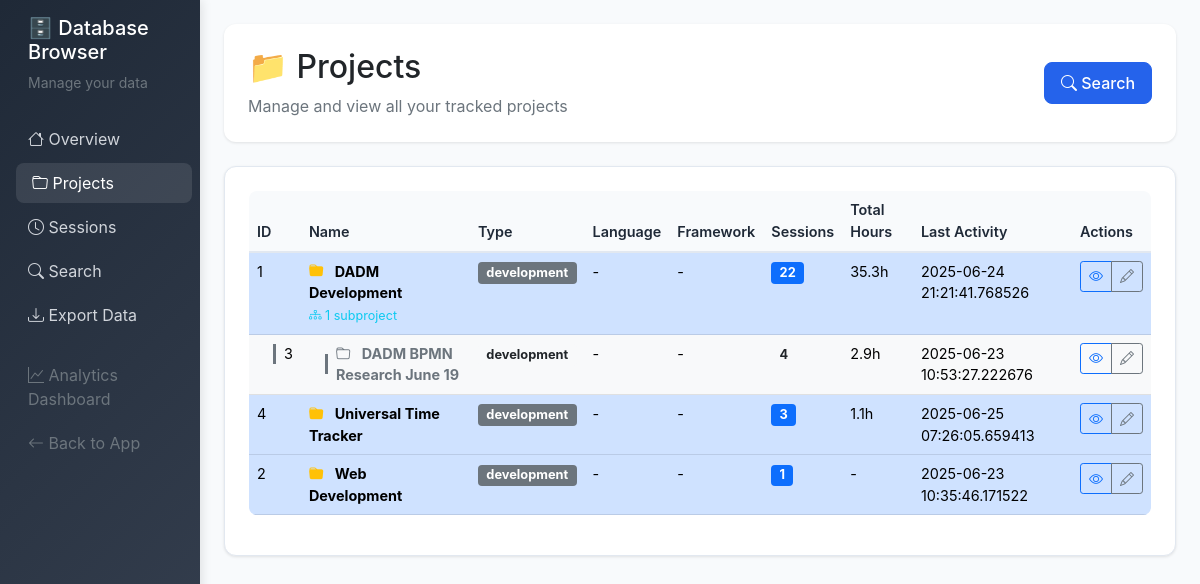
Page /db/projects on the committed database.
### server/src/models.py (models this page shows, shortened)
class Project:
    __tablename__ = 'projects'

### server/src/db_browser.py (the view)
@db_browser.route('/db/projects')
def projects():
    conn = get_db_connection()
    all_projects = conn.execute('''
        SELECT p.*, COUNT(s.id) as session_count,
               SUM(s.duration_minutes) as total_duration
        FROM projects p
        LEFT JOIN sessions s ON p.id = s.project_id
        GROUP BY p.id
        ORDER BY p.name
    ''').fetchall()
    projects_dict = {p['id']: dict(p) for p in all_projects}
    parent_projects = []
    subprojects = []
    for project in all_projects:
        project_dict = dict(project)
        if project['parent_id'] is None:
            project_dict['subprojects'] = []
            parent_projects.append(project_dict)
        else:
            subprojects.append(project_dict)
    for subproject in subprojects:
        parent_id = subproject['parent_id']
        if parent_id in projects_dict:
            for parent in parent_projects:
                if parent['id'] == parent_id:
                    parent['subprojects'].append(subproject)
                    break
    for parent in parent_projects:
        total_duration = parent['total_duration'] or 0
        total_sessions = parent['session_count'] or 0
        for subproject in parent['subprojects']:
            total_duration += subproject['total_duration'] or 0
            total_sessions += subproject['session_count'] or 0
        parent['total_duration'] = total_duration
        parent['session_count'] = total_sessions
    parent_projects.sort(key=lambda x: x['name'].lower())
    for parent in parent_projects:
        parent['subprojects'].sort(key=lambda x: x['name'].lower())
    conn.close()
    return render_template('db_browser/projects.html', projects=parent_projects)

### server/src/db_browser.py (called while the page is built)
def get_db_connection():
    database_path = os.environ.get('DATABASE_PATH', '/app/data/timetracker.db')
    conn = sqlite3.connect(database_path)
    conn.row_factory = sqlite3.Row
    return conn

### server/src/templates/db_browser/projects.html (shortened to what this page needs)
{% extends "db_browser/base.html" %}
{% block content %}
<div class="page-header">
    <div class="row align-items-center">
        <div class="col">
            <h1 class="h2 mb-2">📁 Projects</h1>
            <p class="text-muted mb-0">Manage and view all your tracked projects</p>
        </div>
        <div class="col-auto">
            <a href="{{ url_for('db_browser.search') }}" class="btn btn-primary">
                <i class="bi bi-search"></i> Search
            </a>
        </div>
    </div>
</div>
<div class="content-card">
    {% if projects %}
    <div class="table-responsive">
        <table class="table table-hover">
            <thead>
                <tr>
                    <th>ID</th>
                    <th>Name</th>
                    <th>Type</th>
                    <th>Language</th>
                    <th>Framework</th>
                    <th>Sessions</th>
                    <th>Total Hours</th>
                    <th>Last Activity</th>
                    <th>Actions</th>
                </tr>
            </thead>
            <tbody>
                {% for project in projects %}
                <tr class="table-primary">
                    <td>{{ project.id }}</td>
                    <td>
                        <strong>
                            <i class="bi bi-folder-fill text-warning me-2"></i>
                            {{ project.name }}
                        </strong>
                        {% if project.subprojects %}
                            <br><small class="text-info">
                                <i class="bi bi-diagram-3"></i> {{ project.subprojects|length }} subproject{{ 's' if project.subprojects|length != 1 else '' }}
                            </small>
                        {% endif %}
                    </td>
                    <td>
                        <span class="badge bg-secondary">{{ project.type }}</span>
                    </td>
                    <td>{{ project.language or '-' }}</td>
                    <td>{{ project.framework or '-' }}</td>
                    <td>
                        <span class="badge bg-primary">{{ project.session_count }}</span>
                    </td>
                    <td>
                        {% if project.total_duration %}
                            {{ "%.1f"|format(project.total_duration / 60) }}h
                        {% else %}
                            -
                        {% endif %}
                    </td>
                    <td>
                        {% if project.last_activity %}
                            {% set date_parts = project.last_activity.split('T') %}
                            {{ date_parts[0] }}
                        {% else %}
                            -
                        {% endif %}
                    </td>
                    <td>
                        <div class="btn-group btn-group-sm" role="group">
                            <a href="{{ url_for('db_browser.project_detail', project_id=project.id) }}"
                               class="btn btn-outline-primary" title="View Details">
                                <i class="bi bi-eye"></i>
                            </a>
                            <a href="{{ url_for('db_browser.edit_project', project_id=project.id) }}"
                               class="btn btn-outline-secondary" title="Edit">
                                <i class="bi bi-pencil"></i>
                            </a>
                        </div>
                    </td>
                </tr>
                {% for subproject in project.subprojects %}
                <tr class="table-light">
                    <td>
                        <div class="d-flex align-items-center">
                            <div class="border-start border-3 border-secondary ms-3 me-2" style="height: 20px;"></div>
                            {{ subproject.id }}
                        </div>
                    </td>
                    <td>
                        <div class="d-flex align-items-center">
                            <div class="border-start border-3 border-secondary ms-3 me-2" style="height: 20px;"></div>
                            <div>
                                <strong class="text-secondary">
                                    <i class="bi bi-folder text-muted me-2"></i>
                                    {{ subproject.name }}
                                </strong>
                            </div>
                        </div>
                    </td>
                    <td>
                        <span class="badge bg-light text-dark">{{ subproject.type }}</span>
                    </td>
                    <td>{{ subproject.language or '-' }}</td>
                    <td>{{ subproject.framework or '-' }}</td>
                    <td>
                        <span class="badge bg-light text-dark">{{ subproject.session_count }}</span>
                    </td>
                    <td>
                        {% if subproject.total_duration %}
                            {{ "%.1f"|format(subproject.total_duration / 60) }}h
                        {% else %}
                            -
                        {% endif %}
                    </td>
                    <td>
                        {% if subproject.last_activity %}
                            {% set date_parts = subproject.last_activity.split('T') %}
                            {{ date_parts[0] }}
                        {% else %}
                            -
                        {% endif %}
                    </td>
                    <td>
                        <div class="btn-group btn-group-sm" role="group">
                            <a href="{{ url_for('db_browser.project_detail', project_id=subproject.id) }}"
                               class="btn btn-outline-primary btn-sm" title="View Details">
                                <i class="bi bi-eye"></i>
                            </a>
                            <a href="{{ url_for('db_browser.edit_project', project_id=subproject.id) }}"
                               class="btn btn-outline-secondary btn-sm" title="Edit">
                                <i class="bi bi-pencil"></i>
                            </a>
                        </div>
                    </td>
                </tr>
                {% endfor %}
                {% endfor %}
            </tbody>
        </table>
    </div>
    {% else %}
    <div class="text-center py-5">
        <i class="bi bi-folder-x fs-1 text-muted"></i>
        <h4 class="text-muted mt-3">No projects found</h4>
        <p class="text-muted">Start tracking time to see your projects here.</p>
    </div>
    {% endif %}
</div>
{% endblock %}

### server/src/templates/db_browser/base.html (shortened to what this page needs)
<!DOCTYPE html>
<html lang="en">
<head>
    <link href="https://cdn.jsdelivr.net/npm/bootstrap@5.1.3/dist/css/bootstrap.min.css" rel="stylesheet">
    <link href="https://cdn.jsdelivr.net/npm/bootstrap-icons@1.7.2/font/bootstrap-icons.css" rel="stylesheet">
</head>
<body>
    <div class="container-fluid">
        <div class="row">
            <nav class="col-md-3 col-lg-2 d-md-block sidebar collapse">
                <div class="position-sticky pt-3">
                    <div class="px-3 mb-4">
                        <h5 class="text-white">🗄️ Database Browser</h5>
                        <p class="text-muted small">Manage your data</p>
                    </div>
                    <ul class="nav flex-column">
                        <li class="nav-item">
                            <a class="nav-link {% if request.endpoint == 'db_browser.index' %}active{% endif %}" href="{{ url_for('db_browser.index') }}">
                                <i class="bi bi-house"></i> Overview
                            </a>
                        </li>
                        <li class="nav-item">
                            <a class="nav-link {% if request.endpoint == 'db_browser.projects' %}active{% endif %}" href="{{ url_for('db_browser.projects') }}">
                                <i class="bi bi-folder"></i> Projects
                            </a>
                        </li>
                        <li class="nav-item">
                            <a class="nav-link {% if request.endpoint == 'db_browser.sessions' %}active{% endif %}" href="{{ url_for('db_browser.sessions') }}">
                                <i class="bi bi-clock"></i> Sessions
                            </a>
                        </li>
                        <li class="nav-item">
                            <a class="nav-link {% if request.endpoint == 'db_browser.search' %}active{% endif %}" href="{{ url_for('db_browser.search') }}">
                                <i class="bi bi-search"></i> Search
                            </a>
                        </li>
                        <li class="nav-item">
                            <a class="nav-link {% if request.endpoint == 'db_browser.export_data' %}active{% endif %}" href="{{ url_for('db_browser.export_data') }}">
                                <i class="bi bi-download"></i> Export Data
                            </a>
                        </li>
                        <li class="nav-item mt-3">
                            <a class="nav-link text-muted" href="/dashboard">
                                <i class="bi bi-graph-up"></i> Analytics Dashboard
                            </a>
                        </li>
                        <li class="nav-item">
                            <a class="nav-link text-muted" href="/">
                                <i class="bi bi-arrow-left"></i> Back to App
                            </a>
                        </li>
                    </ul>
                </div>
            </nav>
            <main class="col-md-9 ms-sm-auto col-lg-10 px-md-4 main-content">
                {% block content %}{% endblock %}
            </main>
        </div>
    </div>
</body>
</html>

### server/src/templates/db_browser/base.html (style rules this page uses)
:root { --primary-color: #2563eb; --success-color: #16a34a; --warning-color: #ca8a04; --danger-color: #dc2626; --info-color: #0891b2; --dark-color: #1f2937; --light-color: #f8fafc; --border-color: #e2e8f0; }
body { background-color: var(--light-color); font-family: 'Inter', -apple-system, BlinkMacSystemFont, sans-serif; }
.sidebar { min-height: 100vh; background: linear-gradient(135deg, var(--dark-color) 0%, #374151 100%); box-shadow: 2px 0 10px rgba(0,0,0,0.1); }
.sidebar .nav-link { color: #d1d5db; border-radius: 8px; margin: 2px 0; transition: all 0.3s ease; }
.sidebar .nav-link:hover, .sidebar .nav-link.active { background-color: rgba(255,255,255,0.1); color: white; transform: translateX(4px); }
.main-content { padding: 24px; }
.page-header { background: white; border-radius: 12px; padding: 24px; margin-bottom: 24px; box-shadow: 0 1px 3px rgba(0,0,0,0.1); }
.content-card { background: white; border-radius: 12px; padding: 24px; box-shadow: 0 1px 3px rgba(0,0,0,0.1); border: 1px solid var(--border-color); margin-bottom: 24px; }
.table-responsive { font-size: 0.9rem; }
.badge { font-size: 0.8rem; }
.btn-primary { background: var(--primary-color); border-color: var(--primary-color); border-radius: 8px; padding: 8px 16px; font-weight: 500; }
.table { border-radius: 8px; overflow: hidden; }
.table thead th { background-color: var(--light-color); border-bottom: 2px solid var(--border-color); font-weight: 600; color: var(--dark-color); }

### rows in the picture
Project: id "1", name "DADM Development", subprojects|length "1", type "development", language "-", framework "-", session_count "22", total_duration "35.3", last_activity "2025-06-24 21:21:41.768526"
Project: id "3", name "DADM BPMN Research June 19", type "development", language "-", framework "-", session_count "4", total_duration "2.9", last_activity "2025-06-23 10:53:27.222676"
Project: id "4", name "Universal Time Tracker", type "development", language "-", framework "-", session_count "3", total_duration "1.1", last_activity "2025-06-25 07:26:05.659413"
Project: id "2", name "Web Development", type "development", language "-", framework "-", session_count "1", last_activity "2025-06-23 10:35:46.171522"
